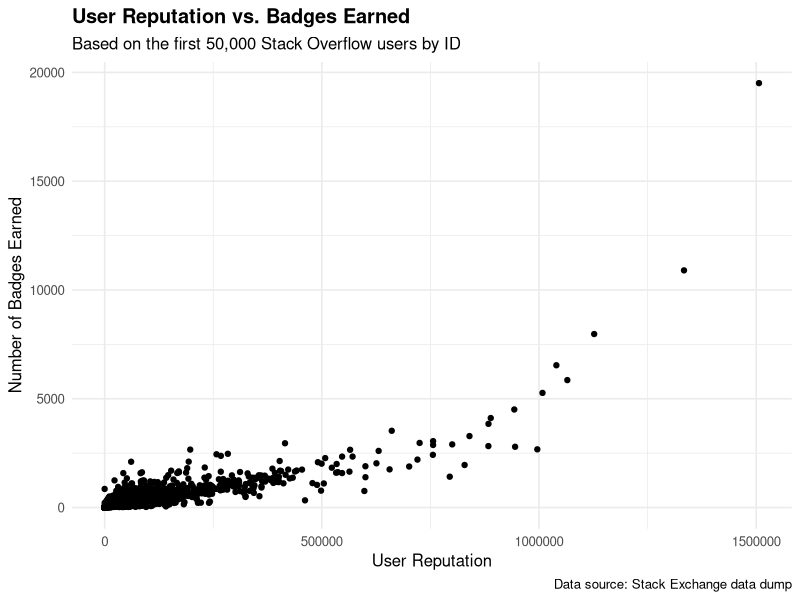
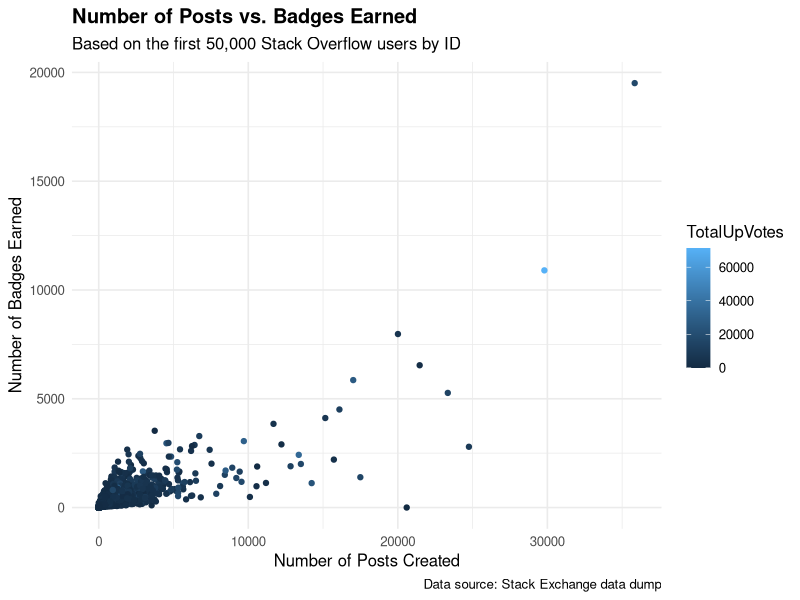
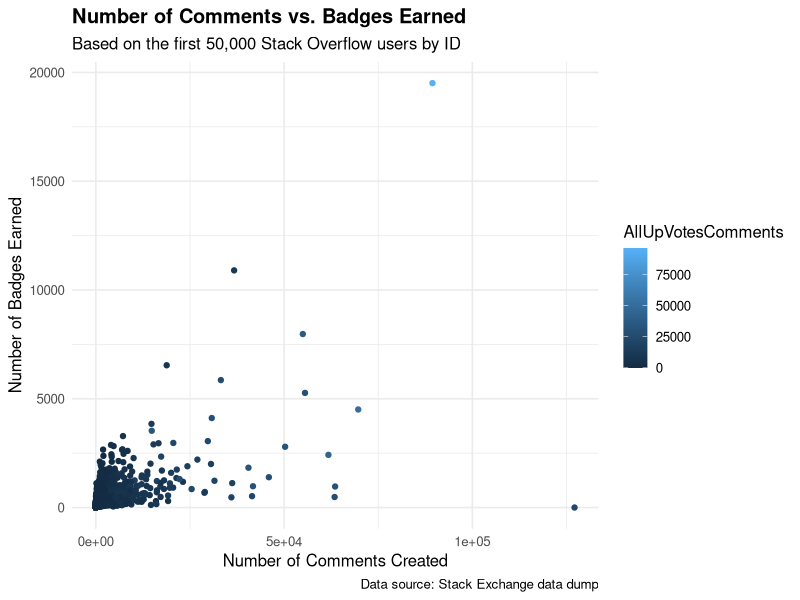

These charts were generated, in order, by the following R code:
## ---- chunk 1
ex2<-read.csv("SQL_data/ex2.csv")
head(ex2)
## ---- chunk 2
ex3<-read.csv("SQL_data/ex3.csv")
head(ex3)
## ---- chunk 3
ex4<-read.csv("SQL_data/ex4.csv")
head(ex4)
## ---- chunk 4
users_data <- read.csv("SQL_data/users.csv")
head(users_data)
## ---- chunk 5
badges_data <- read.csv("SQL_data/badges.csv")
head(badges_data)
## ---- chunk 6
posts_data <- read.csv("SQL_data/posts.csv")
head(posts_data)
## ---- chunk 7
comments_data <- read.csv("SQL_data/comments.csv")
head(comments_data)
## ---- chunk 8
library(dplyr)
library(readr)
library(tidyr)   
library(ggplot2)
combined_user_activity <- users_data %>%
  rename(UserId = Id) %>%
  select(UserId, DisplayName, Reputation, CreationDate) %>% 
  left_join(badges_data %>% select(UserId, badgesEarned), by = "UserId") %>%
  left_join(posts_data %>% select(OwnerUserId, NumberOfPosts, TotalUpVotes), by = c("UserId" = "OwnerUserId")) %>%
  left_join(comments_data %>% select(UserId, NumberOfComments, AllUpVotesComments), by = "UserId") %>%
  mutate(
    badgesEarned = replace_na(badgesEarned, 0),
    NumberOfPosts = replace_na(NumberOfPosts, 0),
    TotalUpVotes = replace_na(TotalUpVotes, 0), 
    NumberOfComments = replace_na(NumberOfComments, 0),
    AllUpVotes = replace_na(AllUpVotesComments, 0)
  )

ggplot(combined_user_activity, aes(x = Reputation, y = badgesEarned)) +
  geom_point() + 
  labs(
    title = "User Reputation vs. Badges Earned",
    subtitle = "Based on the first 50,000 Stack Overflow users by ID",
    x = "User Reputation",
    y = "Number of Badges Earned",
    caption = "Data source: Stack Exchange data dump"
  ) +
  theme_minimal(base_size = 12) + 
  theme(plot.title = element_text(face = "bold"))

ggplot(combined_user_activity, aes(x = NumberOfPosts, y = badgesEarned, color = TotalUpVotes)) +
  geom_point() + 
  labs(
    title = "Number of Posts vs. Badges Earned",
    subtitle = "Based on the first 50,000 Stack Overflow users by ID",
    x = "Number of Posts Created",
    y = "Number of Badges Earned",
    caption = "Data source: Stack Exchange data dump"
  ) +
  theme_minimal(base_size = 12) +
  theme(plot.title = element_text(face = "bold"))

ggplot(combined_user_activity, aes(x = NumberOfComments, y = badgesEarned, color = AllUpVotesComments)) +
  geom_point() + 
  labs(
    title = "Number of Comments vs. Badges Earned",
    subtitle = "Based on the first 50,000 Stack Overflow users by ID",
    x = "Number of Comments Created",
    y = "Number of Badges Earned",
    caption = "Data source: Stack Exchange data dump"
  ) +
  theme_minimal(base_size = 12) +
  theme(plot.title = element_text(face = "bold"))
